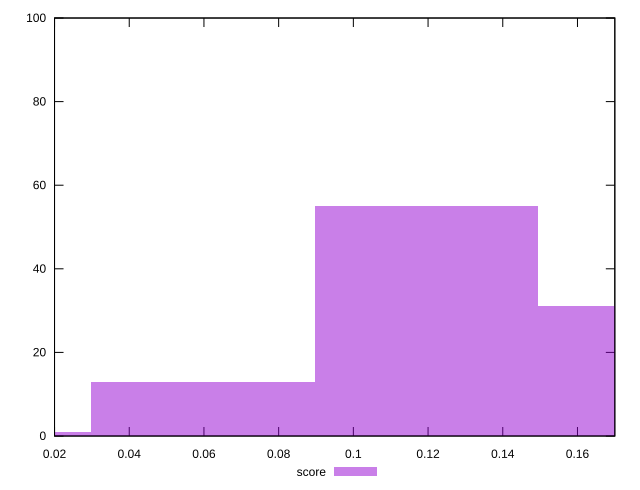

Reproduce this figure in gnuplot.
reset

$score <<EOF
0 1
0.11947464913950125 55
0.17921197370925188 31
0.05973732456975062 13
EOF

set key outside below
set boxwidth 0.05973732456975062
set xrange [0.02:0.17]
set yrange [0:100]
set trange [0:100]
set style fill transparent solid 0.5 noborder
set terminal svg size 640, 490 enhanced background rgb 'white'
set output "reprap/interactive/samples/pages/score/histogram.svg"

plot $score title "score" with boxes

reset
